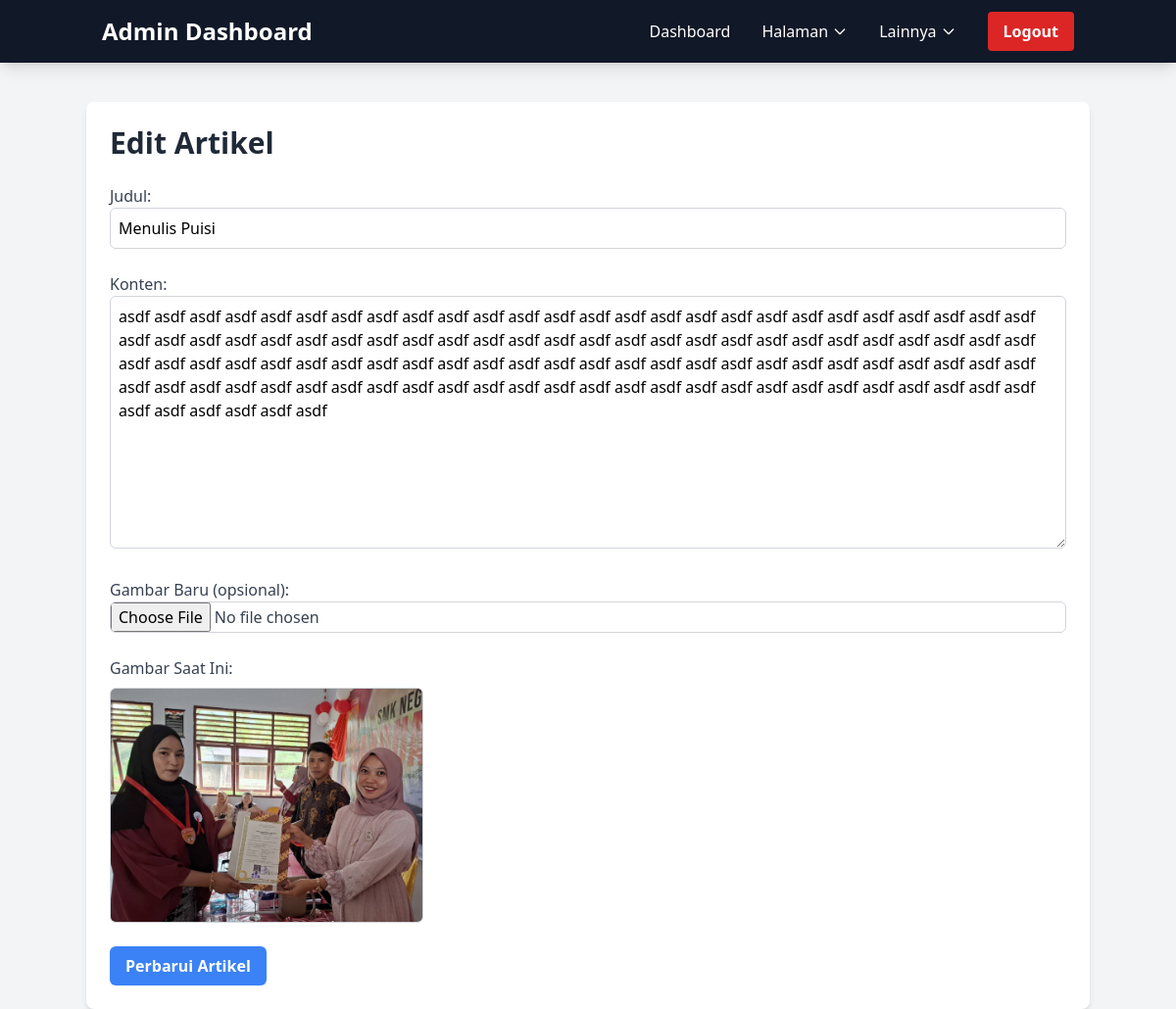
The page /admin/edit_article.php?id=5 (signed in) on the database its author committed.
### tables this page shows
CREATE TABLE `articles` (
  `id` int(11) NOT NULL,
  `title` varchar(255) NOT NULL,
  `content` text NOT NULL,
  `image` varchar(255) NOT NULL,
  `created_at` datetime DEFAULT current_timestamp(),
  `updated_at` datetime DEFAULT current_timestamp() ON UPDATE current_timestamp()
);

### admin/edit_article.php (the view, shortened to what this page needs)
<?php
require_once('../config.php');
$id = isset($_GET['id']) ? $_GET['id'] : null;
try {
    $stmt = $pdo->prepare("SELECT * FROM articles WHERE id = ?");
    $stmt->execute([$id]);
    $article = $stmt->fetch(PDO::FETCH_ASSOC);
} catch (PDOException $e) {
    $error = "Terjadi kesalahan: " . $e->getMessage();
}
?>
<!DOCTYPE html>
<html lang="id">
<head>
    <link href="../assets/css/output.css" rel="stylesheet">
</head>
<body class="bg-gray-100">
    <?php include('../admin/components/navbar.php'); ?>
    <main class="container mx-auto p-6 bg-white shadow-md rounded-lg mt-10">
        <h2 class="text-3xl font-bold mb-6 text-gray-800">Edit Artikel</h2>
        <form action="" method="post" enctype="multipart/form-data" class="space-y-6">
            <div>
                <label for="title" class="block text-gray-700 font-medium">Judul:</label>
                <input type="text" id="title" name="title" value="<?php echo htmlspecialchars($article['title']); ?>" required class="w-full p-2 border border-gray-300 rounded-md focus:outline-none focus:border-blue-500">
            </div>
            <div>
                <label for="content" class="block text-gray-700 font-medium">Konten:</label>
                <textarea id="content" name="content" rows="10" required class="w-full p-2 border border-gray-300 rounded-md focus:outline-none focus:border-blue-500"><?php echo htmlspecialchars($article['content']); ?></textarea>
            </div>
            <div>
                <label for="image" class="block text-gray-700 font-medium">Gambar Baru (opsional):</label>
                <input type="file" id="image" name="image" class="block w-full text-gray-700 border border-gray-300 rounded-md">
            </div>
            <?php if ($article['image']): ?>
                <div class="mt-4">
                    <p class="text-gray-700">Gambar Saat Ini:</p>
                    <img src="../<?php echo htmlspecialchars($article['image']); ?>" alt="Gambar Artikel" class="max-w-xs border border-gray-300 rounded-md mt-2">
                </div>
            <?php endif; ?>
            <div>
                <button type="submit" class="bg-blue-500 hover:bg-blue-600 text-white font-bold py-2 px-4 rounded-md focus:outline-none focus:shadow-outline">Perbarui Artikel</button>
            </div>
        </form>
    </main>
</body>
</html>

### rows shown on the page
articles: title "Menulis Puisi", content "asdf asdf asdf asdf asdf asdf asdf asdf asdf asdf asdf asdf asdf asdf asdf asdf asdf asdf asdf asdf asdf asdf asdf asdf asdf asdf asdf asdf asdf asdf asdf asdf asdf asdf asdf asdf asdf asdf asdf asdf asdf asdf asdf asdf asdf asdf asdf asdf asdf asdf asdf asdf asdf asdf asdf asdf asdf asdf asdf asdf asdf asdf asdf asdf asdf asdf asdf asdf asdf asdf asdf asdf asdf asdf asdf asdf asdf asdf asdf asdf asdf asdf asdf asdf asdf asdf asdf asdf asdf asdf asdf asdf asdf asdf asdf asdf asdf asdf asdf asdf asdf asdf asdf asdf asdf asdf asdf asdf asdf asdf", image (picture)
